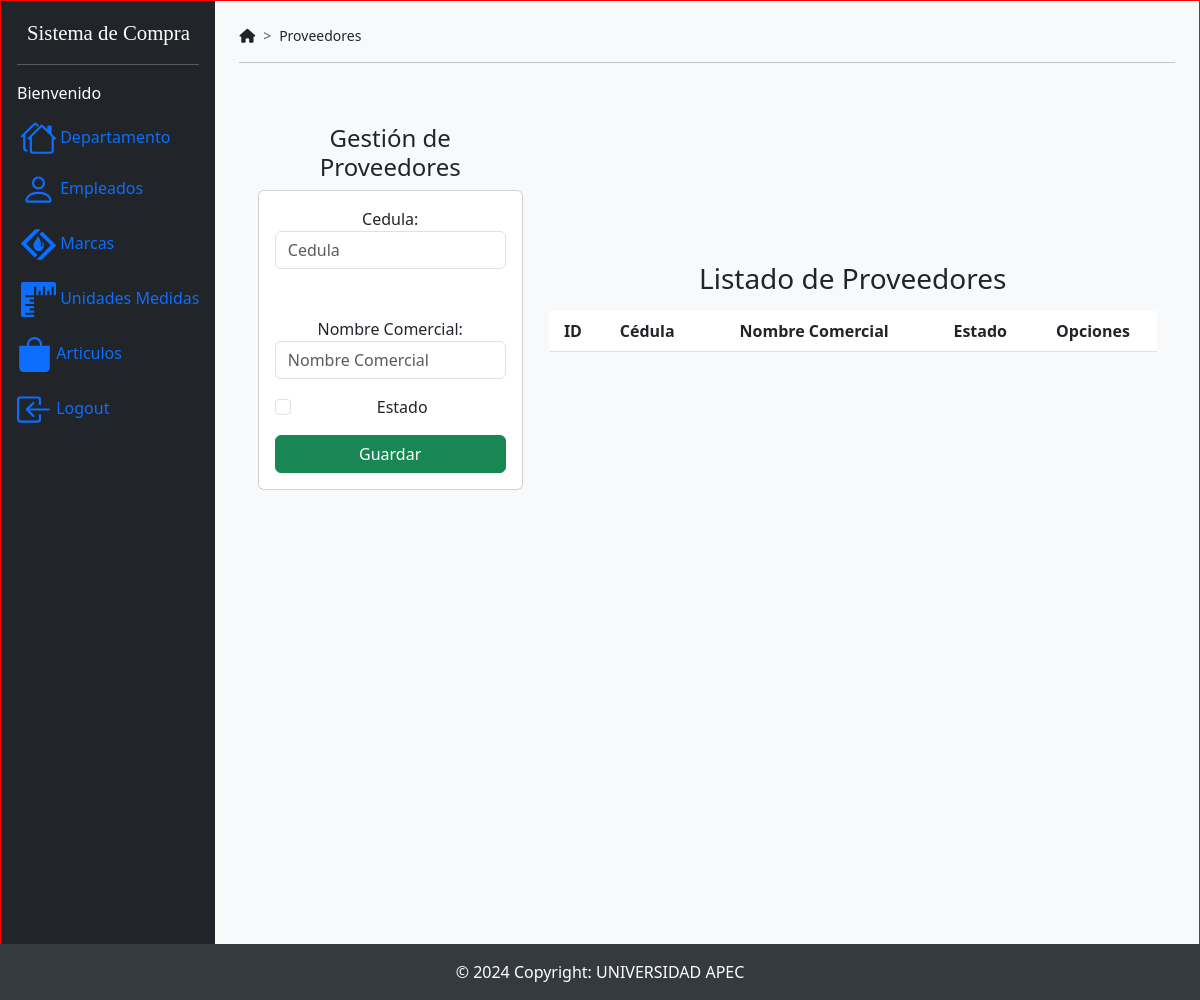
/principalProveedores, run on an earlier commit of the app's database.
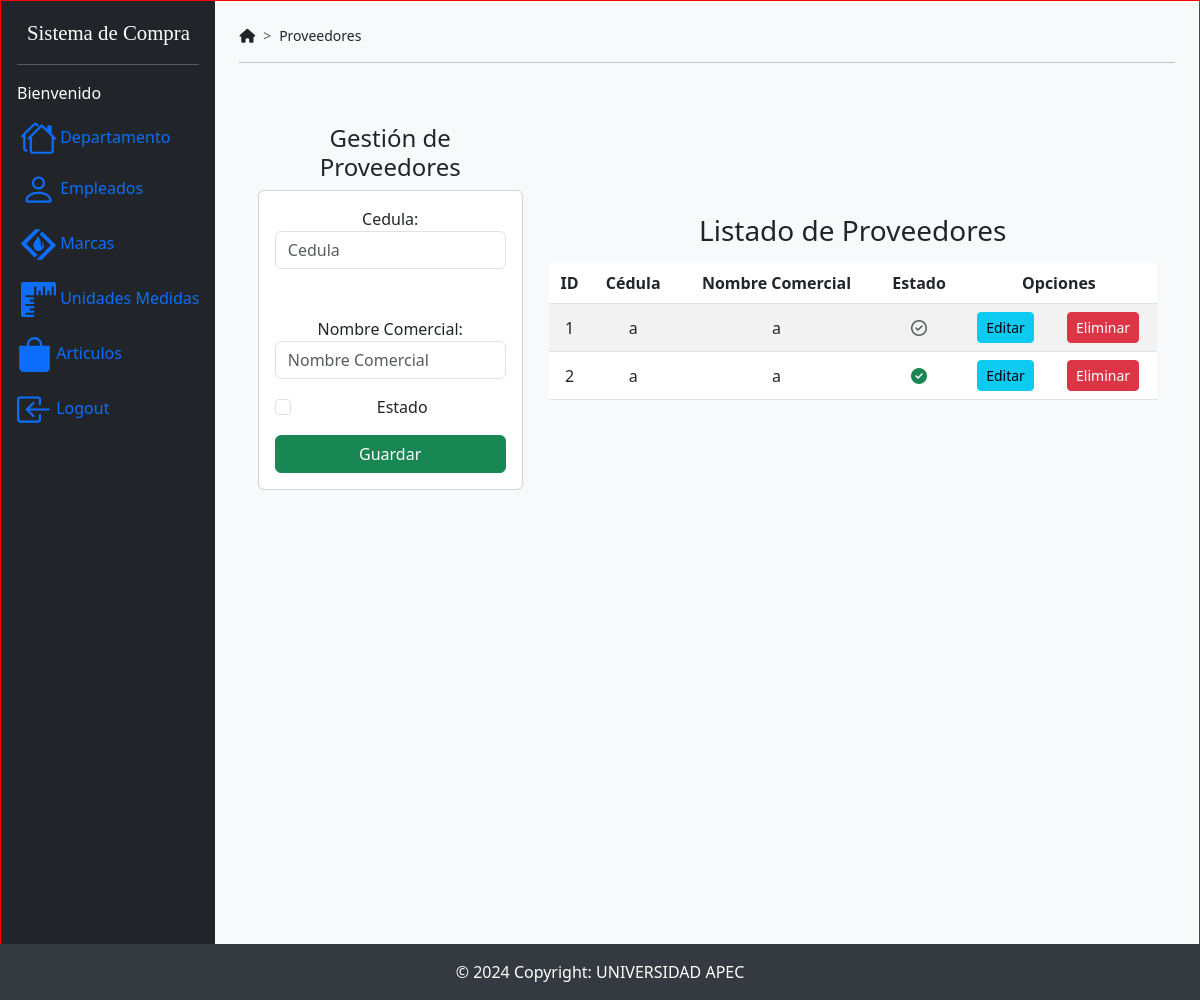
And on a later commit of the database.
### SistemaCompraApp/models.py (models this page shows)
class Proveedores(models.Model):
    idproveedor = models.AutoField(db_column='IdProveedor', primary_key=True, blank=False, null=False)  # Field name made lowercase.
    cedularnc = models.TextField(db_column='CedulaRNC')  # Field name made lowercase.
    nombrecomercial = models.TextField(db_column='NombreComercial')  # Field name made lowercase.
    estado = models.TextField(db_column='Estado', blank=True, null=True)  # Field name made lowercase.
    class Meta:
        managed = False
        db_table = 'Proveedores'

### SistemaCompraApp/views.py (the view)
# urls.py: path('principalProveedores', views.principalProveedores, name='principalProveedores'),
def principalProveedores(request):
    listadoProveedor = Proveedores.objects.all()
    return render(request, 'principalProveedores.html', {'proovedor': listadoProveedor})

### SistemaCompraApp/templates/principalProveedores.html (shortened to what the changed rows need)
{% extends "./base.html" %}
{% block body %}
        <div class="col-sm-12 col-md-6 col-lg-8 col-xl-8">
            <div class="table-responsive py-2">
                <table class="table table-striped">
                    <thead>
                        <tr>
                            <th>ID</th>
                            <th>Cédula</th>
                            <th>Nombre Comercial</th>
                            <th>Estado</th>
                            <th colspan="2">Opciones</th>
                        </tr>
                    </thead>
                    <tbody>
                        {% for provee in proovedor %}
                            <tr>
                                <td>{{ provee.idproveedor }}</td>
                                <td>{{ provee.cedularnc }}</td>
                                <td>{{ provee.nombrecomercial }}</td>
                                <td>
                                    {% if provee.estado == "1" %}
                                        <i class="fa-solid fa-circle-check text-success"></i>
                                    {% else %}
                                        <i class="fa-regular fa-circle-check text-muted"></i>
                                    {% endif %}
                                </td>
                                <td>
                                    <a href="edicionProveedor/{{ provee.idproveedor }}" class="btn btn-info btn-sm">Editar</a>
                                </td>
                                <td>
                                    <a href="eliminarProveedor/{{ provee.idproveedor }}" class="btn btn-danger btn-sm btnEliminacion">Eliminar</a>
                                </td>
                            </tr>
                        {% endfor %}
                    </tbody>
                </table>
            </div>
        </div>
{% endblock %}

What changed in the data, as far as the page shows it:
added Proveedores: idproveedor "1", cedularnc "a", nombrecomercial "a", Estado "0" (drawn)
added Proveedores: idproveedor "2", cedularnc "a", nombrecomercial "a", Estado "1" (drawn)
